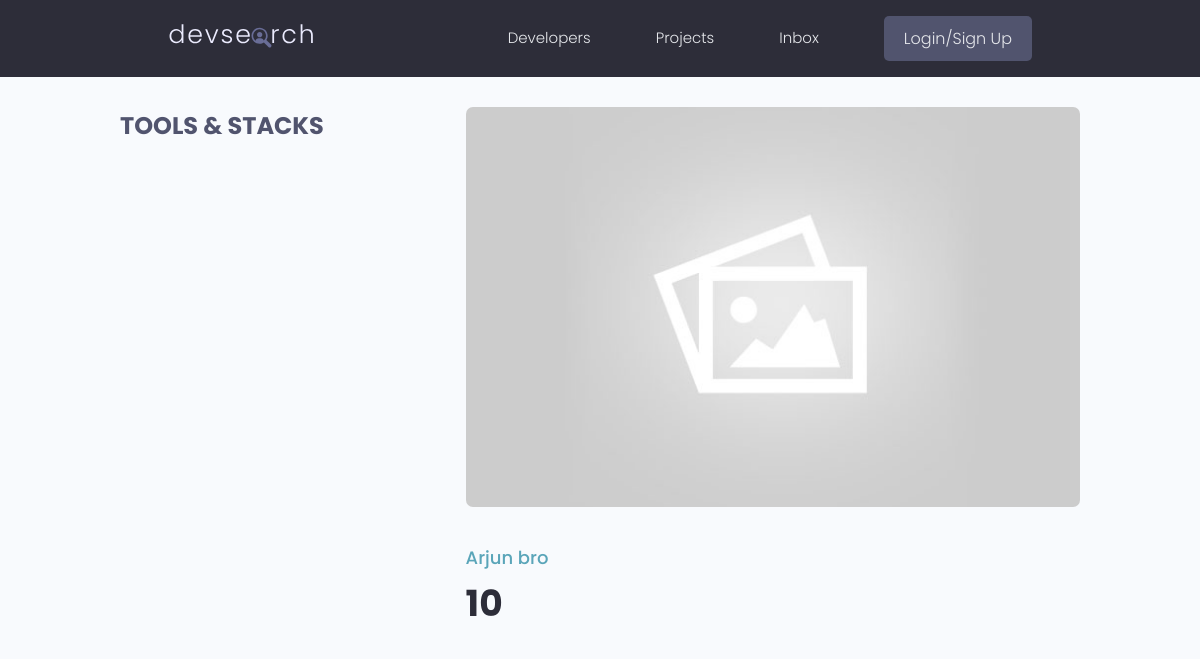
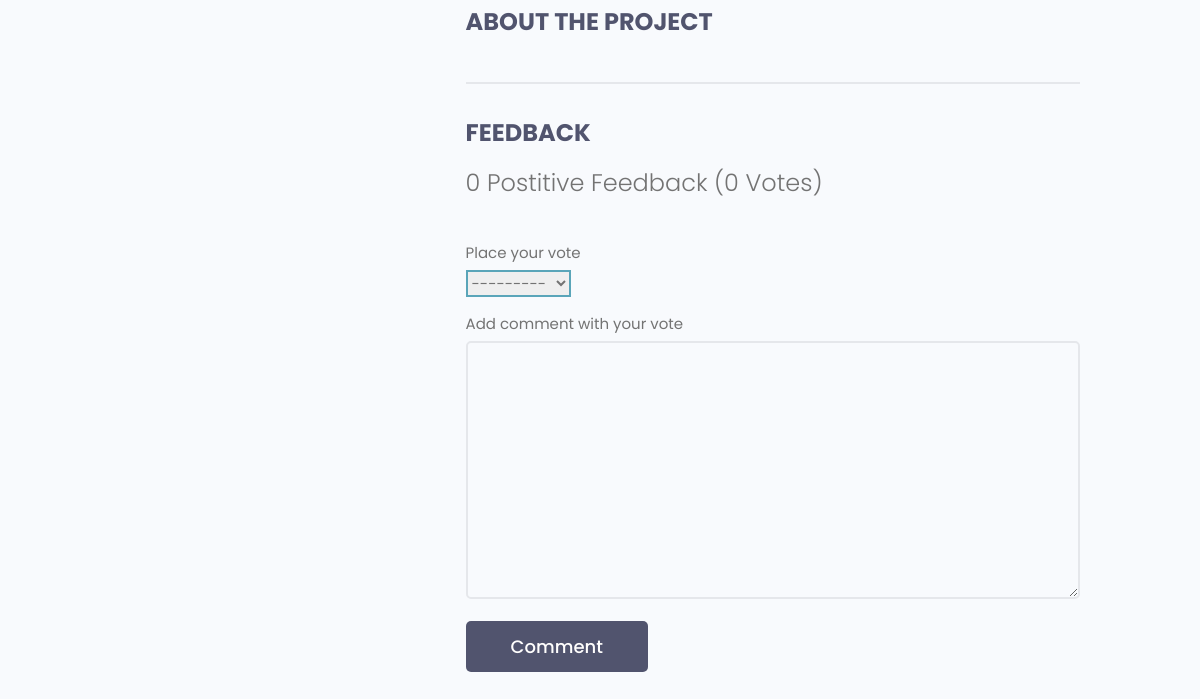
/projects/1141e401395249aa8080bb06df2a3012/, run on an earlier commit of the app's database (2 pictures, top to bottom).
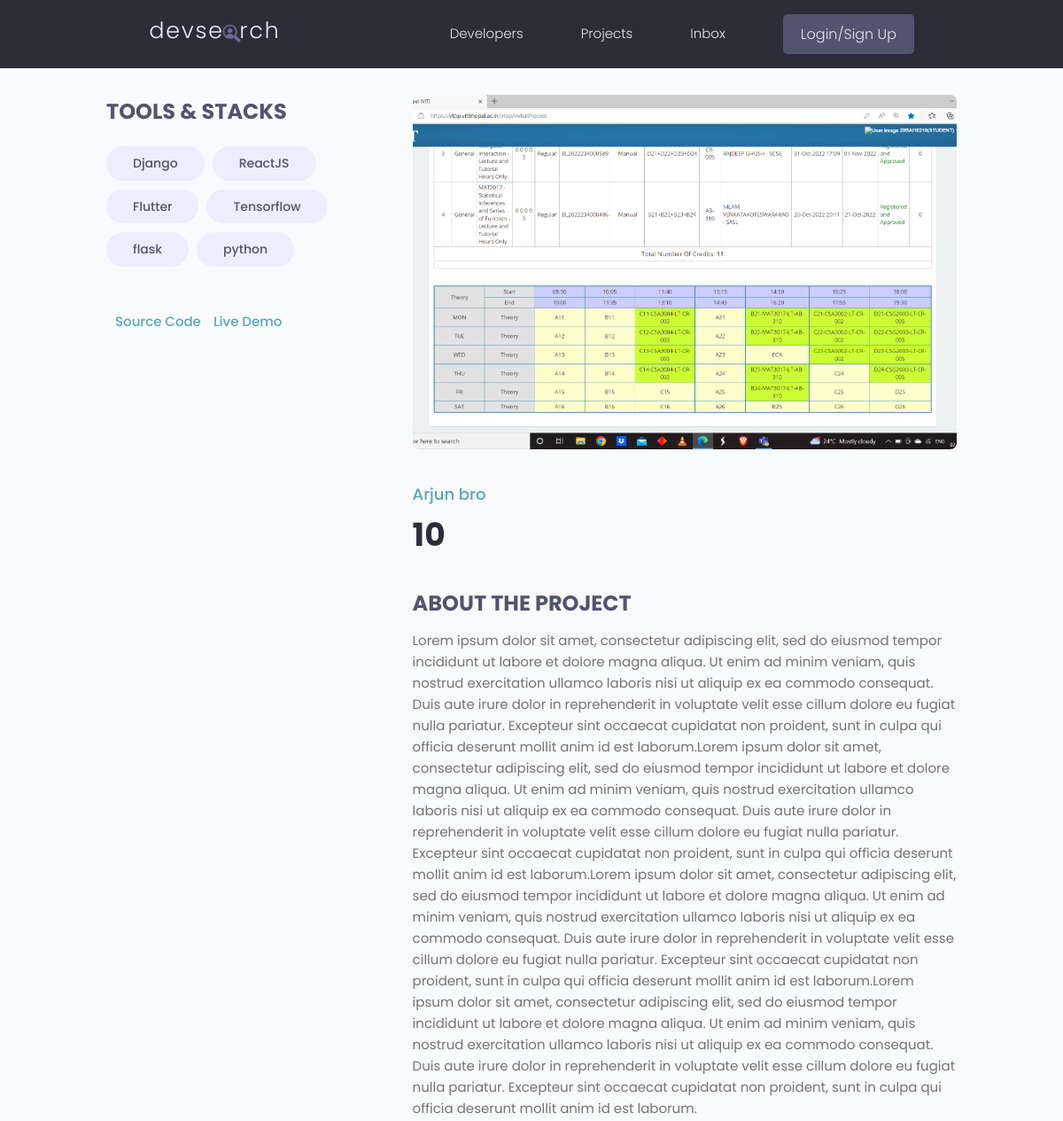
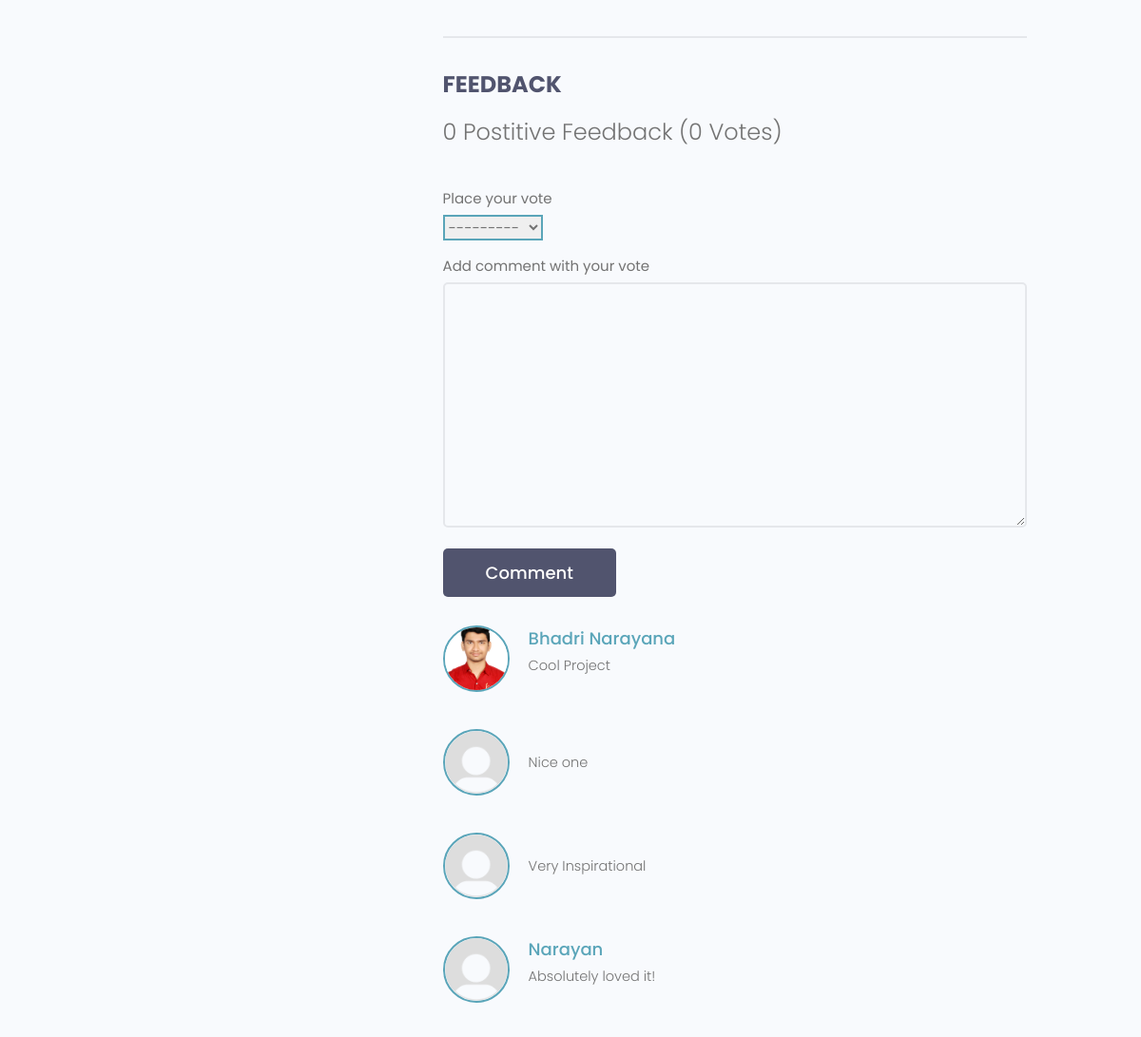
And on a later commit of the database (2 pictures, top to bottom).
### projects/models.py (models this page shows, shortened)
class Project(models.Model):
    owner = models.ForeignKey(Profile, null = True, blank=True, on_delete=models.SET_NULL)
    title = models.CharField(max_length = 200)
    description = models.TextField(null = True, blank = True)
    demo_link = models.CharField(max_length=2000, null =True, blank = True)
    source_link = models.CharField(max_length=2000, null = True, blank = True)
    featured_image = models.ImageField(null = True, blank = True, default = "default.jpg")
    created = models.DateTimeField(auto_now_add=True)
    tags = models.ManyToManyField('Tag', blank = True)
    votes_total = models.IntegerField(default=0, null = True, blank = True)
    votes_ratio = models.IntegerField(default=0, null = True, blank = True)
    id = models.UUIDField(default=uuid.uuid4, unique=True,primary_key=True, editable=False)
    class Meta:
        ordering = ['-vote_ratio', '-vote_total']

class Review(models.Model):
    VOTE_TYPE = (
        ('up', 'Up Vote'),
        ('down', 'Down Vote')
    )
    owner = models.ForeignKey(Profile, on_delete = models.CASCADE, null = True)
    project = models.ForeignKey(Project, on_delete=models.CASCADE)
    value = models.CharField(max_length=200, choices= VOTE_TYPE)
    body = models.TextField(null = True, blank = True)
    created = models.DateTimeField(auto_now_add=True)
    id = models.UUIDField(default=uuid.uuid4, unique=True, primary_key=True, editable=False)
    class Meta:
        unique_together = [['owner', 'project']]

class Tag(models.Model):
    name = models.CharField(max_length=200)
    id = models.UUIDField(default=uuid.uuid4, unique = True, primary_key=True, editable=False)
    created = models.DateTimeField(auto_now_add = True)
    def __str__(self):
        return self.name

### users/models.py (models this page shows, shortened)
class Profile(models.Model):
    user = models.OneToOneField(User, on_delete = models.CASCADE, null = True, blank = True)
    name = models.CharField(max_length = 200, blank = True, null = True)
    username = models.CharField(unique = True, max_length=200, blank = True, null = True)
    location = models.CharField(max_length=200, blank = True, null = True)
    email = models.EmailField(max_length = 500, blank = True, null = True)
    short_intro = models.CharField(max_length = 200, blank = True, null = True)
    bio = models.TextField(blank = True, null = True)
    profile_image = models.ImageField(null = True, blank = True, upload_to = 'profiles/', default="profiles/default.png")
    social_github = models.CharField(max_length = 200, blank=True, null = True)
    social_twitter = models.CharField(max_length = 200, blank=True, null = True)
    social_linkedin = models.CharField(max_length = 200, blank=True, null = True)
    social_youtube = models.CharField(max_length = 200, blank=True, null = True)
    social_website = models.CharField(max_length = 200, blank=True, null = True)
    created = models.DateTimeField(auto_now_add=True)
    id = models.UUIDField(default = uuid.uuid4, primary_key=True, unique=True, editable=False)

### projects/views.py (the view, shortened to what this page needs)
# urls.py: path('<str:pk>/', views.project, name = 'project'),
def project(request, pk):
        project = Project.objects.get(id = pk)
        form = ReviewForm()
        return render(request, 'projects/single-project.html', {'project':project, 'form':form})

### projects/forms.py
class ReviewForm(ModelForm):
    class Meta:
        model = Review
        fields = ['value', 'body']
        labels = {
            'value': 'Place your vote',
            'body': 'Add comment with your vote'
        }
    def __init__(self, *args, **kwargs):
        super(ReviewForm, self).__init__(*args, **kwargs)
        for name, field in self.fields.items():
            field.widget.attrs.update({'class': 'input'})

### projects/templates/projects/single-project.html (shortened to what this page needs)
{% extends 'main.html' %}
{% block content %}
<main class="singleProject my-md">
    <div class="container">
      <div class="layout">
        <div class="column column--1of3">
          <h3 class="singleProject__subtitle">Tools & Stacks</h3>
          <div class="singleProject__toolStack">
            {% for tag in project.tags.all %}
            <span class="tag tag--pill tag--sub tag--lg">
                <small>{{tag}}</small>
              </span>
            {% endfor %}
          </div>
          {% if project.source_link%}<a class="singleProject__liveLink" href="{{project.source_link}}" target="_blank">Source Code
          </a>{% endif %}
          {% if project.demo_link%}<a class="singleProject__liveLink" href="{{project.demo_link}}" target="_blank">Live Demo
          </a>{% endif %}
        </div>
        <div class="column column--2of3">
          <img class="singleProject__preview" src="{{project.featured_image.url}}" alt="portfolio thumbnail" />
          <a href="profile.html" class="singleProject__developer">{{project.owner.name}}</a>
          <h2 class="singleProject__title">{{project.title}}</h2>
          <h3 class="singleProject__subtitle">About the Project</h3>
          <div class="singleProject__info">
            {{project.description}}
          </div>
          <div class="comments">
            <h3 class="singleProject__subtitle">Feedback</h3>
            <h5 class="project--rating">
              {{project.votes_ratio}} Postitive Feedback ({{project.votes_total}} Vote{{project.votes_total| pluralize:"s"}})
            </h5>
            <form  action="{% url 'project' project.id %}" method="POST">
              {% for field in form %}
              <div class="form__field">
                <label for="formInput#textarea">{{field.label}}</label>
                {{field}}
              </div>
              {% endfor %}
              <input class="btn btn--sub btn--lg" type="submit" value="Comment" />
            </form>
            <div class="commentList">
              {% for review in project.review_set.all %}
                {% if review.body %}
              <div class="comment">
                <a href="{% url 'profile' review.owner.id %}">
                  <img class="avatar avatar--md"
                    src="{{review.owner.profile_image.url}}" alt="user" />
                </a>
                <div class="comment__details">
                  <a href="{% url 'profile' review.owner.id %}" class="comment__author">{{review.owner.name}}</a>
                  <p class="comment__info">
                    {{review.body|linebreaksbr}}
                  </p>
                </div>
                {% endif %}
              </div>
              {% endfor %}
            </div>
          </div>
        </div>
      </div>
    </div>
  </main>
{% endblock content %}

What changed in the data, as far as the page shows it:
now on this page (row unchanged): Tag: name "Django"
now on this page (row unchanged): Tag: name "ReactJS"
now on this page (row unchanged): Tag: name "Flutter"
now on this page (row unchanged): Tag: name "Tensorflow"
now on this page (row unchanged): Tag: name "flask"
now on this page (row unchanged): Tag: name "python"
changed Project "Arjun bro": source_link empty → "asddddddddddasda" (drawn); demo_link empty → "scsaddcasdas" (drawn); featured_image: picture added in place of a placeholder; description (not shown) → "Lorem ipsum dolor sit amet, consectetur adipiscing elit, sed do eiusmod tempor incididunt ut labore et dolore magna aliqua. Ut enim ad minim veniam, quis nostrud exercitation ullamco laboris nisi ut aliquip ex ea commodo consequat. Duis aute irure dolor in reprehenderit in voluptate velit esse cillum dolore eu fugiat nulla pariatur. Excepteur sint occaecat cupidatat non proident, sunt in culpa qui officia deserunt mollit anim id est laborum.Lorem ipsum dolor sit amet, consectetur adipiscing elit, sed do eiusmod tempor incididunt ut labore et dolore magna aliqua. Ut enim ad minim veniam, quis nostrud exercitation ullamco laboris nisi ut aliquip ex ea commodo consequat. Duis aute irure dolor…"
added Review: owner.profile_image (picture), owner.name "Bhadri Narayana", body "Cool Project"
added Review: owner.profile_image (placeholder picture), body "Nice one"
added Review: owner.profile_image (placeholder picture), body "Very Inspirational"
added Review: owner.profile_image (placeholder picture), owner.name "Narayan", body "Absolutely loved it!"
Also different on the page:
text now shown: "Source Code Live Demo"
